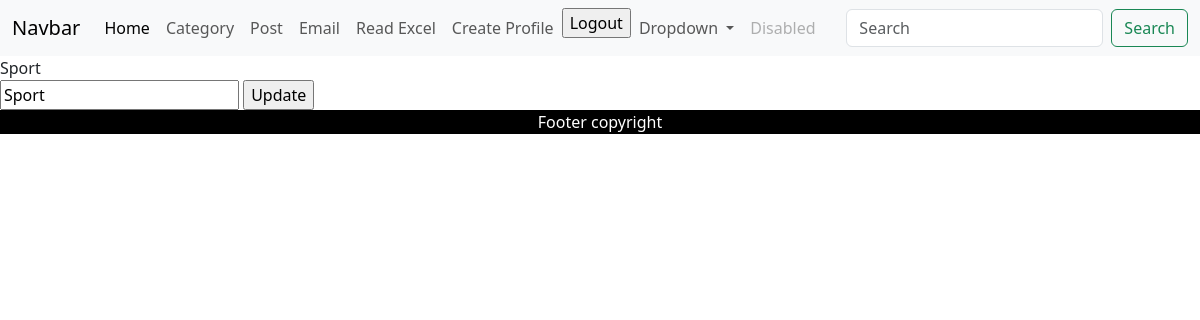
Before: /show_category/1/ (signed in) with the older database file.
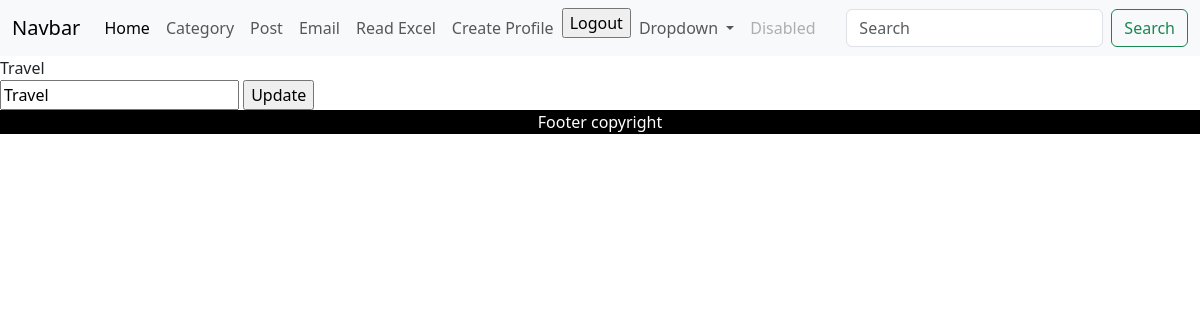
After: the same page with the newer database file.
### blog/models.py (models this page shows)
class Category(models.Model):
    name = models.CharField(max_length=100)
    def __str__(self):
        return self.name

### blog/views.py (the view)
# urls.py: path("show_category/<int:id>/", views.show_category, name="show_category"),
def show_category(request, id):
    category = Category.objects.get(id=id)
    return render(request, 'show_category.html', {'category': category})

### blog/templates/show_category.html (shortened to what this page needs)
{% extends "base.html" %}
{% block content %}
{{ category }}
    <form action="{% url 'update_category' %}" method="post">
        <input type="text" name="name" value="{{ category.name }}">
        <input type="submit" value="Update">
    </form>
{% endblock %}

Changed rows visible on the page:
changed Category: name "Sport" → "Travel"
